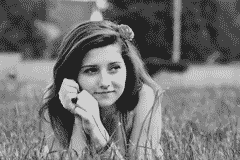
#> input picture Computer Vision Libraries/g2.png, 240 x 160 px
$ python GaussianKernal.py
#> lines starting #> are read from the running program, lines starting #| are printed output that depends on the picture
import numpy as np

import matplotlib.pyplot as plt
import cv2 as cv

gaussKernal=np.arange(9).reshape(3,3).astype('float64')

img=cv.imread('g2.png',0)
#> img is the input picture: shape (160, 240); min 35, max 206, mean 115.1
img = np.pad(img, 1, mode='constant', constant_values=0)
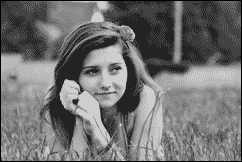
#> img: shape (162, 242); min 0, max 206, mean 112.8

plt.imshow(img,cmap="gray")
plt.title("Original")
plt.show()
plt.close()

sigma=10
sumOfKernal=0.0
for x,i in zip(range(-1,2),range(3)):
    for y,j in zip(range(-1,2),range(3)):
          gaussKernal[i,j]=((1.0/((2.0*3.14)*(sigma)**2.0)))*(2.718**(-1.0*((x**2+y**2)/(2.0*sigma**2))))
          sumOfKernal=sumOfKernal+gaussKernal[i,j]


r,c=img.shape
#> r = 162; c = 242
r2,c2=gaussKernal.shape

blur_img=np.zeros(img.shape,dtype='uint8')
sum1=0.0

for i in range (1,r-1):
    for j in range (1,c-1):
        i1=i-1
        sum1=0.0
        for k in range (r2):
            j1=j-1
            for l in range (c2):
                sum1+=gaussKernal[k,l]*img[i1,j1]
                j1=j1+1
            i1=i1+1
        blur_img[i,j]=(1/sumOfKernal)*sum1
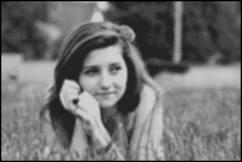
#> blur_img: shape (162, 242); min 0, max 206, mean 111.6


plt.imshow(blur_img,cmap="gray")
plt.title("BLUR")
plt.show()
plt.close()

integer=3060
#> (the run stopped early here; a loop or call above may not have finished)

$ run again, with Computer Vision Libraries/g1.png copied over Computer Vision Libraries/g2.png
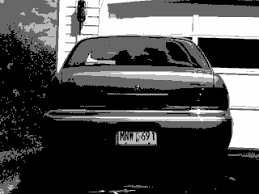
#> input picture Computer Vision Libraries/g1.png, 259 x 194 px
#> img is the input picture: shape (194, 259); min 0, max 255, mean 73.7
#> `img = np.pad(img, 1, mode='constant', constant_values=0)`:
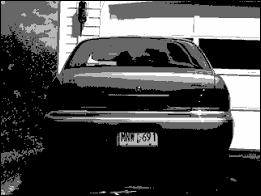
#> img: shape (196, 261); min 0, max 255, mean 72.4
#> after the loop `for i in range (1,r-1):`:
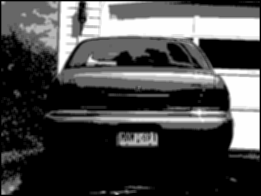
#> blur_img: shape (196, 261); min 0, max 254, mean 71.7
